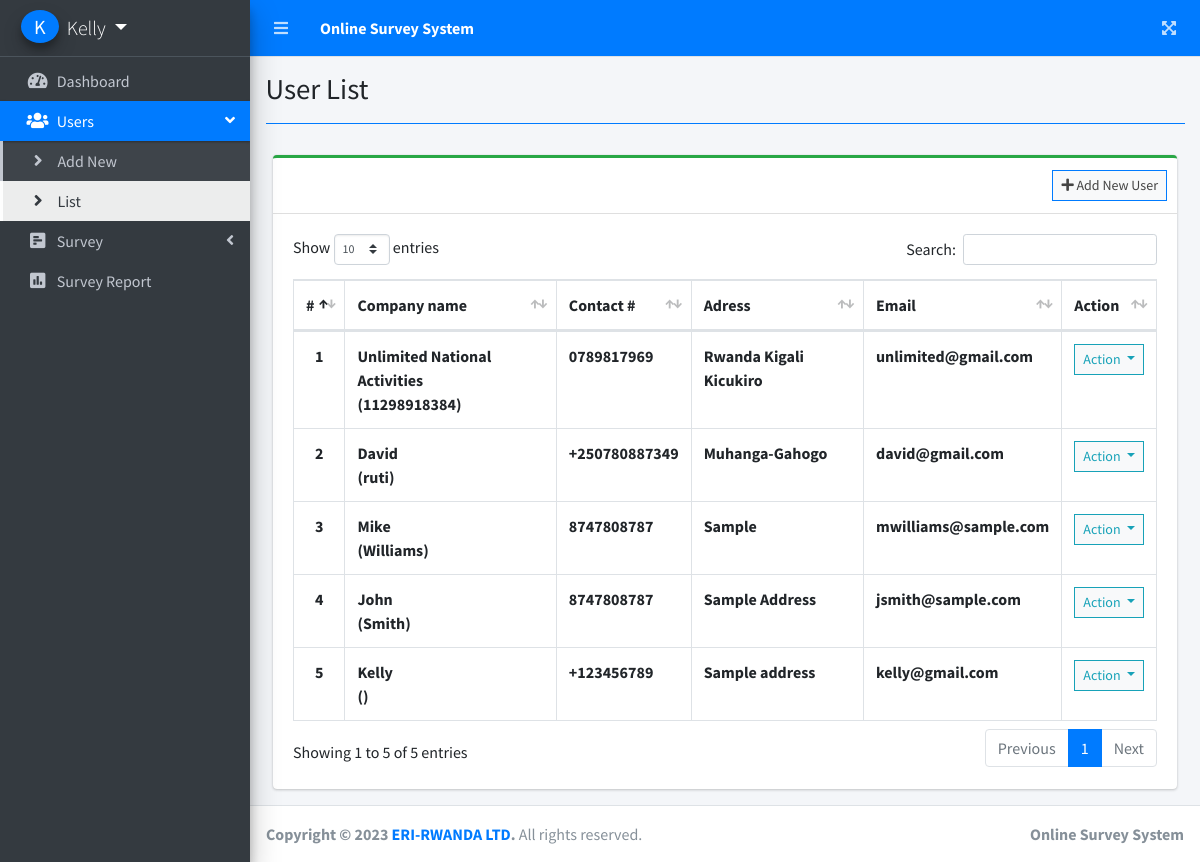
Page /admin/index.php?page=user_list (signed in) on the committed database.
### tables this page shows
CREATE TABLE `users` (
  `id` int(30) NOT NULL,
  `companyname` varchar(200) NOT NULL,
  `tin` varchar(200) NOT NULL,
  `contact` varchar(100) NOT NULL,
  `address` text NOT NULL,
  `email` varchar(200) NOT NULL,
  `password` text NOT NULL,
  `type` tinyint(1) NOT NULL DEFAULT 3 COMMENT '1=Admin,2 = Staff, 3= Subscriber',
  `date_created` datetime NOT NULL DEFAULT current_timestamp()
);

### admin/user_list.php (the view, shortened to what this page needs)
<?php include'db_connect.php' ?>
<div class="col-lg-12">
	<div class="card card-outline card-success">
		<div class="card-header">
			<div class="card-tools">
				<a class="btn btn-block btn-sm btn-default btn-flat border-primary" href="./index.php?page=new_user"><i class="fa fa-plus"></i> Add New User</a>
			</div>
		</div>
		<div class="card-body">
			<table class="table tabe-hover table-bordered" id="list">
				<thead>
					<tr>
						<th class="text-center">#</th>
						<th>Company name</th>
						<th>Contact #</th>
						<th>Adress</th>
						<th>Email</th>
						<th>Action</th>
					</tr>
				</thead>
				<tbody>
					<?php
					$i = 1;
					$qry = $conn->query("SELECT * FROM users order by id DESC");
					while($row= $qry->fetch_assoc()):
					?>
					<tr>
						<th class="text-center"><?php echo $i++ ?></th>
						<td><b><?php echo ucwords($row['companyname'])."<br>(".$row['tin'].")"; ?></b></td>
						<td><b><?php echo $row['contact'] ?></b></td>
						<td><b><?php echo $row['address'] ?></b></td>
						<td><b><?php echo $row['email'] ?></b></td>
						<td class="text-center">
							<button type="button" class="btn btn-default btn-sm btn-flat border-info wave-effect text-info dropdown-toggle" data-toggle="dropdown" aria-expanded="true">
		                      Action
		                    </button>
						</td>
					</tr>
				<?php endwhile; ?>
				</tbody>
			</table>
		</div>
	</div>
</div>

### rows in the picture
users: companyname "Unlimited National Activities", tin "11298918384", contact "0789817969", address "Rwanda Kigali Kicukiro", email "unlimited@gmail.com"
users: companyname "David", tin "ruti", contact "+250780887349", address "Muhanga-Gahogo", email "david@gmail.com"
users: companyname "Mike", tin "Williams", contact "8747808787", address "Sample", email "mwilliams@sample.com"
users: companyname "John", tin "Smith", contact "8747808787", address "Sample Address", email "jsmith@sample.com"
users: companyname "Kelly", contact "+123456789", address "Sample address", email "kelly@gmail.com"

### other values in the picture
substr($_SESSION['login_email'], 0,1) "K"
$_SESSION['login_companyname'] "Kelly"
$title "User List"
